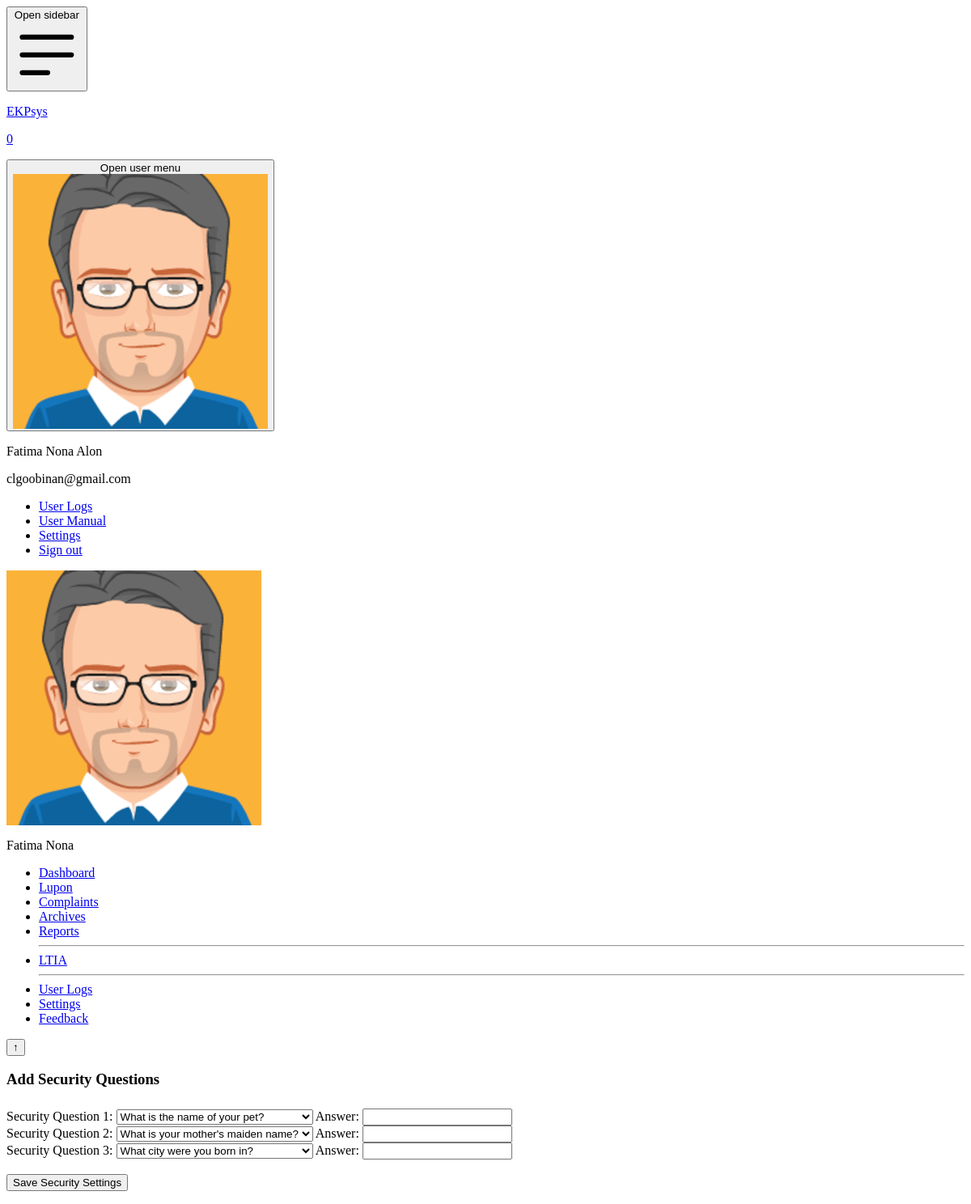
Page /user_sidebar_header.php (signed in) on the committed database.
### tables this page shows
CREATE TABLE `users` (
  `id` int(11) NOT NULL,
  `username` varchar(50) NOT NULL,
  `first_name` varchar(255) NOT NULL,
  `last_name` varchar(255) NOT NULL,
  `password` varchar(255) NOT NULL,
  `email` varchar(100) NOT NULL,
  `contact_number` varchar(11) DEFAULT NULL,
  `user_type` enum('superadmin','admin','user','assessor') NOT NULL,
  `assessor_type` varchar(255) DEFAULT NULL,
  `municipality_id` int(11) DEFAULT NULL,
  `barangay_id` int(11) DEFAULT NULL,
  `registration_date` timestamp NOT NULL DEFAULT current_timestamp(),
  `profile_picture` varchar(255) DEFAULT NULL,
  `verified` tinyint(1) DEFAULT 0,
  `attempt_count` int(11) DEFAULT 0,
  `restrict_end` timestamp NULL DEFAULT NULL,
  `lgu_logo` varchar(255) DEFAULT NULL,
  `city_logo` varchar(255) DEFAULT NULL
);

CREATE TABLE `security` (
  `id` int(11) NOT NULL,
  `user_id` int(11) DEFAULT NULL,
  `question1` varchar(255) DEFAULT NULL,
  `answer1` varchar(255) DEFAULT NULL,
  `question2` varchar(255) DEFAULT NULL,
  `answer2` varchar(255) DEFAULT NULL,
  `question3` varchar(255) DEFAULT NULL,
  `answer3` varchar(255) DEFAULT NULL
);

### user_notification_handler.php (called while the page is built, shortened)
<?php
include 'connection.php';
$userID = isset($_SESSION['user_id']) ? $_SESSION['user_id'] : null;
function getAllNotificationData($conn, $userID, $extraCondition = "")
{
    $query = "SELECT * FROM complaints
          WHERE UserID = :user_id
          AND CStatus = 'Settled'
          AND ((CMethod = 'Mediation' AND NOW() > DATE_ADD(Mdate, INTERVAL 14 DAY)))
          AND isArchived = 0
          AND removenotif = 0
          AND YEAR(Mdate) = YEAR(NOW())";
    $query .= !empty($extraCondition) ? " AND $extraCondition" : "";
    $query .= " ORDER BY Mdate DESC";
    $stmt = $conn->prepare($query);
    $stmt->bindParam(':user_id', $userID);
    $stmt->execute();
    $temp = $stmt->fetchAll(PDO::FETCH_ASSOC);
    return $temp;
}
$notifData = getAllNotificationData($conn, $userID);
function countNotification($arg)
{
    $flag = 0;
    return $flag;
}
$notifCount = countNotification($notifData);
?>

### user_sidebar_header.php (the view, shortened to what this page needs)
<?php
require 'connection.php';
require "user_notification_handler.php";
$userId = $_SESSION['user_id'];
$stmt = $conn->prepare("SELECT * FROM users WHERE id = :user_id");
$stmt->bindParam(':user_id', $userId, PDO::PARAM_INT);
$stmt->execute();
$user = $stmt->fetch(PDO::FETCH_ASSOC);
function isActive($path)
{
  $currentPage = basename($_SERVER['SCRIPT_NAME']);
  $targetPage = basename($path);
  return $currentPage == $targetPage ? '!bg-blue-400 text-white' : '';
}
function getFullUrl()
{
  $scheme = isset($_SERVER['HTTPS']) && $_SERVER['HTTPS'] === 'on' ? 'https' : 'http';
  $host = $_SERVER['HTTP_HOST'];
  $requestUri = $_SERVER['REQUEST_URI'];
  return $scheme . '://' . $host . $requestUri;
}
function containsWord($haystack, $needle)
{
  return strpos($haystack, $needle) !== false;
}
function traverseDirectory()
{
  return containsWord(getFullUrl(), 'LTIA') ? '../' : '';
}
?>
<nav class="fixed top-0 z-50 w-full bg-white border-b border-gray-200">
  <div class="px-3 py-3 lg:px-5 lg:pl-3">
    <div class="flex items-center justify-between">
      <div class="flex items-center justify-start rtl:justify-end">
        <button data-drawer-target="logo-sidebar" data-drawer-toggle="logo-sidebar" aria-controls="logo-sidebar" type="button" class="inline-flex items-center p-2 text-sm text-gray-500 rounded-lg sm:hidden hover:bg-gray-100 focus:outline-none focus:ring-2 focus:ring-gray-200">
          <span class="sr-only">Open sidebar</span>
        </button>
        <a href="<?php echo traverseDirectory(); ?>user_dashboard.php" class="flex ms-2 md:me-24">
          <p class="self-center text-xl font-semibold sm:text-2xl whitespace-nowrap">
            EKPsys
          </p>
        </a>
      </div>
      <div class="flex items-center">
        <div class="flex items-center ms-3">
          <a href="<?php echo traverseDirectory(); ?>user_notification.php">
            <section class="relative mr-5 cursor-pointer flex items-center justify-center">
              <div id="notifUi" class="<?php echo $notifCount == 0 ? 'hidden' : ''; ?> absolute bg-green-500 -top-[-0px] -right-[-0px] rounded-[25px] flex items-center justify-center">
                <p class="text-white text-xs px-[.3rem]"><?php echo $notifCount; ?></p>
              </div>
            </section>
          </a>
          <div>
            <button type="button" class="flex text-sm rounded-full focus:ring-4 focus:ring-gray-300" aria-expanded="false" data-dropdown-toggle="dropdown-user">
              <span class="sr-only">Open user menu</span>
              <section class="h-8 w-8 border rounded-full overflow-hidden relative">
                <img class="absolute inset-0 object-contain w-full h-full" src="<?php echo traverseDirectory(); ?>profile_pictures/<?php echo $user['profile_picture'] ?: 'defaultpic.jpg'; ?>?t=<?php echo time(); ?>" alt="user photo">
              </section>
            </button>
          </div>
          <div class="z-50 hidden my-4 text-base list-none bg-white divide-y divide-gray-100 rounded shadow" id="dropdown-user">
            <div class="px-4 py-3" role="none">
              <p class="text-sm text-gray-900" role="none">
                <?php echo $user['first_name'] . ' ' . $user['last_name']; ?>
              </p>
              <p class="text-sm font-medium text-gray-900 truncate" role="none">
                <?php echo $user['email']; ?>
              </p>
            </div>
            <ul class="py-1" role="none">
              <li>
                <a href="<?php echo traverseDirectory(); ?>user_logs.php" class="block px-4 py-2 text-sm text-gray-700 hover:bg-blue-100" role="menuitem">User Logs</a>
              </li>
              <li>
                <a href="<?php echo traverseDirectory(); ?>user_manual.php" class="block px-4 py-2 text-sm text-gray-700 hover:bg-blue-100" role="menuitem">User Manual</a>
              </li>
              <li>
                <a href="<?php echo traverseDirectory(); ?>user_setting.php" class="block px-4 py-2 text-sm text-gray-700 hover:bg-blue-100" role="menuitem">Settings</a>
              </li>
              <li>
                <a href="<?php echo traverseDirectory(); ?>logout.php" class="block px-4 py-2 text-sm text-gray-700 hover:bg-blue-100" role="menuitem">Sign out</a>
              </li>
            </ul>
          </div>
        </div>
      </div>
    </div>
  </div>
</nav>
<aside id="logo-sidebar" class="fixed top-0 left-0 z-40 w-44 h-screen pt-20 transition-transform -translate-x-full bg-white border-r border-gray-200 sm:translate-x-0" aria-label="Sidebar">
  <div class="h-full px-3 pb-4 overflow-y-auto bg-white">
    <div class="w-full flex flex-col gap-y-1 items-center mb-3">
      <section class="h-20 w-20 border rounded-full overflow-hidden relative">
        <img class="absolute inset-0 object-contain w-full h-full" src="<?php echo traverseDirectory(); ?>profile_pictures/<?php echo $user['profile_picture'] ?: 'defaultpic.jpg'; ?>?t=<?php echo time(); ?>" alt="user photo">
      </section>
      <p><?php echo $user['first_name']; ?> </p>
    </div>
    <ul class="text-gray-700">
      <li>
        <a href="<?php echo traverseDirectory(); ?>user_dashboard.php" class="<?php echo isActive('user_dashboard.php'); ?> flex gap-x-2 items-center px-2 py-1 rounded-lg hover:bg-blue-100 group">
          <span>Dashboard</span>
        </a>
      </li>
      <li>
        <a href="<?php echo traverseDirectory(); ?>user_lupon.php" class="<?php echo isActive('user_lupon.php') . ' ' . isActive('user_used_forms.php') . ' ' . isActive('user_uploadfile_lupon.php'); ?> flex gap-x-2 items-center px-2 py-1 rounded-lg hover:bg-blue-100 group">
          <span>Lupon</span>
        </a>
      </li>
      <li>
        <a href="<?php echo traverseDirectory(); ?>user_complaints.php" class="
        <?php
        echo isActive('user_complaints.php') . ' ' . isActive('user_add_complaint.php') . ' ' . isActive('user_edit_complaint.php') . ' ' . isActive('user_manage_case.php') . ' ' . isActive('user_uploadfile_complaint.php');
        ?>
        flex gap-x-2 items-center px-2 py-1 rounded-lg hover:bg-blue-100 group">
          <span>Complaints</span>
        </a>
      </li>
      <li>
        <a href="<?php echo traverseDirectory(); ?>user_archives.php" class="<?php echo isActive('user_archives.php'); ?> flex gap-x-2 items-center px-2 py-1 rounded-lg hover:bg-blue-100 group">
          <span>Archives</span>
        </a>
      </li>
      <li>
        <a href="<?php echo traverseDirectory(); ?>user_report.php" class="<?php echo isActive('user_report.php') . ' ' . isActive('user_add_report.php'); ?> flex gap-x-2 items-center px-2 py-1 rounded-lg hover:bg-blue-100 group">
          <span>Reports</span>
        </a>
      </li>
      <hr class="my-1">
      <li>
        <a href="<?php echo traverseDirectory(); ?>LTIA/ltia_dashboard.php" class="<?php echo isActive('LTIA/ltia_dashboard.php') . ' ' . isActive('LTIA/form2MOVupload.php') . ' ' . isActive('LTIA/form2movview.php'); ?> flex gap-x-2 items-center px-2 py-1 rounded-lg hover:bg-blue-100 group">
          <span>LTIA</span>
        </a>
      </li>
      <hr class="my-1">
      <li>
        <a href="<?php echo traverseDirectory(); ?>user_logs.php" class="<?php echo isActive('user_logs.php'); ?> flex gap-x-2 items-center px-2 py-1 rounded-lg hover:bg-blue-100 group">
          <span>User Logs</span>
        </a>
      </li>
      <li>
        <a href="<?php echo traverseDirectory(); ?>user_setting.php" class="<?php echo isActive('user_setting.php'); ?> flex gap-x-2 items-center px-2 py-1 rounded-lg hover:bg-blue-100 group">
          <span>Settings</span>
        </a>
      </li>
      <li>
        <a href="<?php echo traverseDirectory(); ?>user_feedback.php" class="<?php echo isActive('user_feedback.php'); ?> flex gap-x-2 items-center px-2 py-1 rounded-lg hover:bg-blue-100 group">
          <span>Feedback</span>
        </a>
      </li>
    </ul>
  </div>
</aside>
<button id="goToTop" class="sm:hidden z-50 fixed bottom-3 right-3 py-4 px-3 bg-blue-600 text-white rounded-full hidden">
    ↑
</button>
<?php include "user_security_question_modal.php"; ?>

### user_security_question_modal.php (shortened to what this page needs)
<?php
include "connection.php";
$userID = $_SESSION['user_id'];
$stmt = $conn->prepare("SELECT * FROM security WHERE user_id = :userID");
$stmt->bindParam(':userID', $userID);
$stmt->execute();
$isModalHidden = ($stmt->rowCount() > 0) ? "hidden" : "flex";
$stmt = $conn->prepare("SELECT question1, question2, question3 FROM security WHERE user_id = :user_id");
$stmt->bindParam(':user_id', $userId, PDO::PARAM_INT);
$stmt->execute();
$securityQuestions = $stmt->fetch(PDO::FETCH_ASSOC);
if ($securityQuestions) {
  $question1 = $securityQuestions['question1'];
  $question2 = $securityQuestions['question2'];
  $question3 = $securityQuestions['question3'];
} else {
  $question1 = '';
  $question2 = '';
  $question3 = '';
}
?>
<div id="static-modal" data-modal-backdrop="static" tabindex="-1" aria-hidden="true" class="<?php echo $isModalHidden ?> overflow-y-auto overflow-x-hidden fixed top-0 right-0 left-0 z-50 justify-center items-center w-full md:inset-0 h-full bg-black bg-opacity-75">
  <div class="relative p-4 w-full max-w-2xl max-h-full">
    <div class="relative bg-white border-1 border-gray-400 rounded-lg shadow shadow-xl shadow-black">
      <div class="flex items-center justify-between p-4 md:p-5 border-b rounded-t">
        <h3 class="text-xl font-semibold text-gray-900">
          Add Security Questions
        </h3>
      </div>
      <div class="p-4 md:p-5 space-y-4">
        <form id="securityForm" method="post" action="security_handler.php">
          <div class="tab-pane fade <?php echo !isset($_POST['security_settings']) ? 'active show' : ''; ?>" id="account-security">
            <div class="form-group">
              <label for="question1">Security Question 1:</label>
              <select class="form-control" id="question1" name="question1" required>
                <option value="1" <?php echo ($question1 == 1) ? 'selected' : ''; ?>>What is the name of your pet?</option>
              </select>
              <label for="answer1">Answer:</label>
              <input type="password" class="form-control" id="answer1" name="answer1" required>
            </div>
            <div class="form-group">
              <label for="question2">Security Question 2:</label>
              <select class="form-control" id="question2" name="question2" required>
                <option value="2" <?php echo ($question2 == 2) ? 'selected' : ''; ?>>What is your mother's maiden name?</option>
              </select>
              <label for="answer2">Answer:</label>
              <input type="password" class="form-control" id="answer2" name="answer2" required>
            </div>
            <div class="form-group">
              <label for="question3">Security Question 3:</label>
              <select class="form-control" id="question3" name="question3" required>
                <option value="3" <?php echo ($question3 == 3) ? 'selected' : ''; ?>>What city were you born in?</option>
              </select>
              <label for="answer3">Answer:</label>
              <input type="password" class="form-control" id="answer3" name="answer3" required>
            </div>
            <br>
            <button type="submit" class="bg-blue-500 hover:bg-blue-400 px-3 py-2 rounded-md text-white" name="security_settings">Save Security Settings</button>
          </div>
        </form>
      </div>
    </div>
  </div>
</div>

### rows in the picture
users: first_name "Fatima Nona", last_name "Alon", email "clgoobinan@gmail.com"
security: question1 "What is the name of your pet?", question2 "What is your mother's maiden name?", question3 "What city were you born in?"

### other values in the picture
$notifCount "0"
